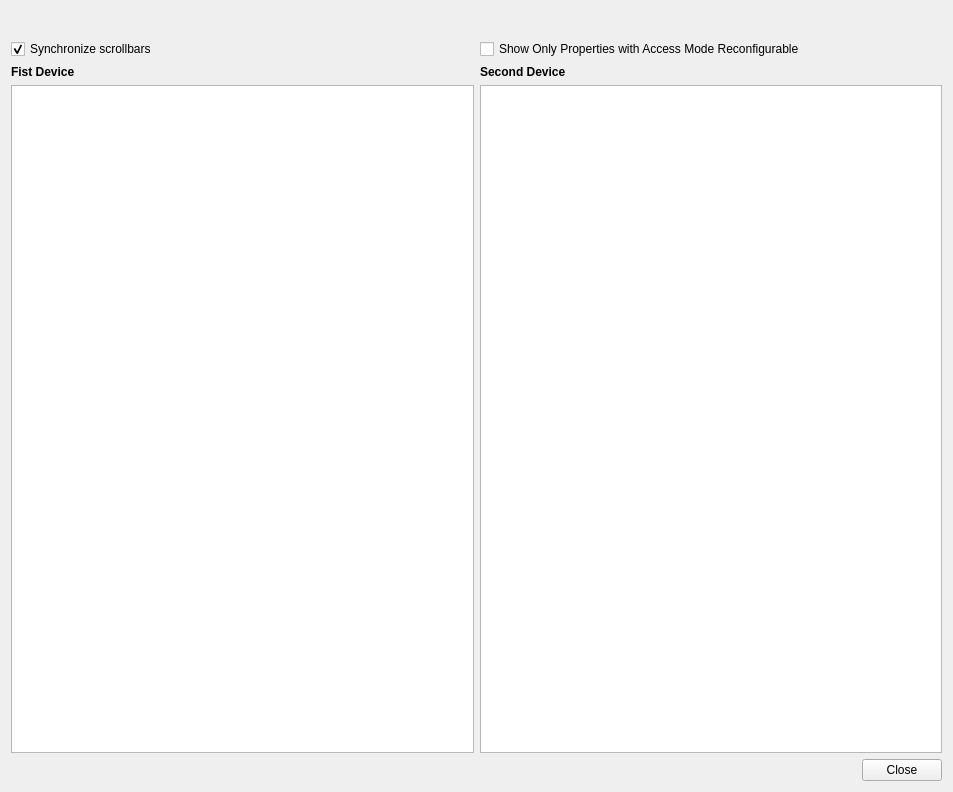
<?xml version="1.0" encoding="UTF-8"?>
<ui version="4.0">
 <class>Dialog</class>
 <widget class="QDialog" name="Dialog">
  <property name="geometry">
   <rect>
    <x>0</x>
    <y>0</y>
    <width>953</width>
    <height>792</height>
   </rect>
  </property>
  <property name="windowTitle">
   <string>Compare Device Configurations</string>
  </property>
  <layout class="QVBoxLayout" name="verticalLayout_3">
   <item>
    <layout class="QHBoxLayout" name="horizontalLayout_3">
     <item>
      <spacer name="horizontalSpacer_3">
       <property name="orientation">
        <enum>Qt::Horizontal</enum>
       </property>
       <property name="sizeHint" stdset="0">
        <size>
         <width>40</width>
         <height>20</height>
        </size>
       </property>
      </spacer>
     </item>
     <item>
      <widget class="QPushButton" name="ui_swap_button">
       <property name="styleSheet">
        <string notr="true"/>
       </property>
       <property name="text">
        <string/>
       </property>
       <property name="checkable">
        <bool>false</bool>
       </property>
       <property name="flat">
        <bool>true</bool>
       </property>
      </widget>
     </item>
     <item>
      <spacer name="horizontalSpacer_2">
       <property name="orientation">
        <enum>Qt::Horizontal</enum>
       </property>
       <property name="sizeHint" stdset="0">
        <size>
         <width>40</width>
         <height>20</height>
        </size>
       </property>
      </spacer>
     </item>
    </layout>
   </item>
   <item>
    <layout class="QHBoxLayout" name="horizontalLayout">
     <item>
      <widget class="QCheckBox" name="ui_synchronize_bars">
       <property name="text">
        <string>Synchronize scrollbars</string>
       </property>
       <property name="checked">
        <bool>true</bool>
       </property>
      </widget>
     </item>
     <item>
      <widget class="QCheckBox" name="ui_show_only_reconfigurable">
       <property name="text">
        <string>Show Only Properties with Access Mode Reconfigurable</string>
       </property>
      </widget>
     </item>
    </layout>
   </item>
   <item>
    <layout class="QHBoxLayout" name="horizontalLayout_2">
     <item>
      <layout class="QVBoxLayout" name="verticalLayout">
       <item>
        <widget class="QLabel" name="reference_device">
         <property name="font">
          <font>
           <weight>75</weight>
           <bold>true</bold>
          </font>
         </property>
         <property name="text">
          <string>Fist Device</string>
         </property>
        </widget>
       </item>
       <item>
        <widget class="QTextEdit" name="reference_device_config">
         <property name="sizePolicy">
          <sizepolicy hsizetype="MinimumExpanding" vsizetype="MinimumExpanding">
           <horstretch>0</horstretch>
           <verstretch>0</verstretch>
          </sizepolicy>
         </property>
         <property name="minimumSize">
          <size>
           <width>100</width>
           <height>0</height>
          </size>
         </property>
         <property name="readOnly">
          <bool>true</bool>
         </property>
        </widget>
       </item>
      </layout>
     </item>
     <item>
      <layout class="QVBoxLayout" name="verticalLayout_2">
       <item>
        <widget class="QLabel" name="target_device">
         <property name="font">
          <font>
           <weight>75</weight>
           <bold>true</bold>
          </font>
         </property>
         <property name="text">
          <string>Second Device</string>
         </property>
        </widget>
       </item>
       <item>
        <widget class="QTextEdit" name="target_device_config">
         <property name="sizePolicy">
          <sizepolicy hsizetype="MinimumExpanding" vsizetype="MinimumExpanding">
           <horstretch>0</horstretch>
           <verstretch>0</verstretch>
          </sizepolicy>
         </property>
         <property name="minimumSize">
          <size>
           <width>100</width>
           <height>0</height>
          </size>
         </property>
         <property name="readOnly">
          <bool>true</bool>
         </property>
        </widget>
       </item>
      </layout>
     </item>
    </layout>
   </item>
   <item>
    <widget class="QDialogButtonBox" name="buttonBox">
     <property name="orientation">
      <enum>Qt::Horizontal</enum>
     </property>
     <property name="standardButtons">
      <set>QDialogButtonBox::Close</set>
     </property>
    </widget>
   </item>
  </layout>
 </widget>
 <resources/>
 <connections>
  <connection>
   <sender>buttonBox</sender>
   <signal>accepted()</signal>
   <receiver>Dialog</receiver>
   <slot>accept()</slot>
   <hints>
    <hint type="sourcelabel">
     <x>248</x>
     <y>254</y>
    </hint>
    <hint type="destinationlabel">
     <x>157</x>
     <y>274</y>
    </hint>
   </hints>
  </connection>
  <connection>
   <sender>buttonBox</sender>
   <signal>rejected()</signal>
   <receiver>Dialog</receiver>
   <slot>reject()</slot>
   <hints>
    <hint type="sourcelabel">
     <x>316</x>
     <y>260</y>
    </hint>
    <hint type="destinationlabel">
     <x>286</x>
     <y>274</y>
    </hint>
   </hints>
  </connection>
 </connections>
</ui>
